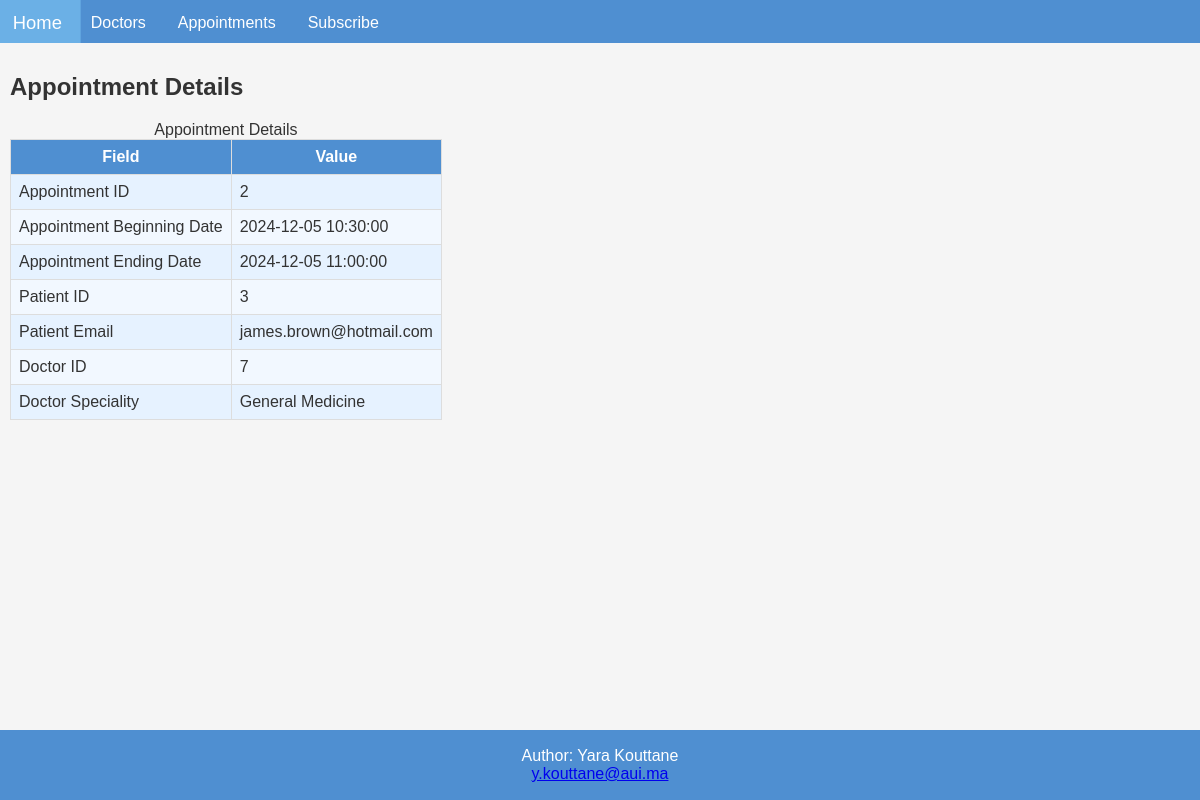
The page /appointments/appointment_details.php?id=2 on the database its author committed.
### tables this page shows
CREATE TABLE APPOINTMENT(
    appointment_id INT PRIMARY KEY AUTO_INCREMENT,
    appointment_date_beg DATETIME NOT NULL,
    appointment_date_end DATETIME NOT NULL,
    patient_id INT NOT NULL,
    doctor_id INT NOT NULL,
    CONSTRAINT has_appointment 
    FOREIGN KEY (patient_id)
    REFERENCES patient(patient_id),
    CONSTRAINT gives_appointment 
    FOREIGN KEY (doctor_id)
    REFERENCES doctor(doctor_id)
);

CREATE TABLE patient(
    patient_id INT PRIMARY KEY AUTO_INCREMENT,
    patient_last_name varchar(64) NOT NULL,
    patient_first_name varchar(64) NOT NULL,
    patient_phone varchar(10) NOT NULL UNIQUE,
    patient_email varchar(64) NOT NULL UNIQUE,
    patient_password varchar(64) NOT NULL
);

CREATE TABLE doctor(
    doctor_id INT PRIMARY KEY AUTO_INCREMENT,
    doctor_last_name varchar(64) NOT NULL,
    doctor_first_name varchar(64) NOT NULL,
    doctor_speciality varchar(64) NOT NULL
);

### appointments/appointment_details.php (the view, shortened to what this page needs)
<!DOCTYPE html>
<html>
<head>
  <link rel="stylesheet" href="css/mystyle.css">
</head>
<body>
    <div class="wrapper">
<?php include '../inc/header.php'; ?>
<div class="content">
<h2>Appointment Details</h2>
<?php
include "../config/init.php";
try {
    if (isset($_GET['id']) && is_numeric($_GET['id'])) {
        $appointment_id = intval($_GET['id']);
        $conn = new PDO("mysql:host=$server;dbname=$db", $user, $password);
        $qry = "SELECT APPOINTMENT_ID, APPOINTMENT_DATE_BEG, APPOINTMENT_DATE_END,
                       P.PATIENT_ID, P.PATIENT_EMAIL,
                       D.DOCTOR_ID, D.DOCTOR_SPECIALITY
                FROM APPOINTMENT A
                JOIN PATIENT P ON A.patient_id = P.PATIENT_ID
                JOIN DOCTOR D ON A.DOCTOR_id = D.DOCTOR_ID
                WHERE APPOINTMENT_ID = :appointment_id;";
        $stmt = $conn->prepare($qry);
        $stmt->execute(['appointment_id' => $appointment_id]);
        $result = $stmt->fetch(PDO::FETCH_ASSOC);
        if ($result) {
            echo "<table>\n";
            echo "<caption>Appointment Details</caption>\n";
            echo "<tr><th>Field</th><th>Value</th></tr>\n";
            echo "<tr><td>Appointment ID</td><td>" . $result['APPOINTMENT_ID'] . "</td></tr>";
            echo "<tr><td>Appointment Beginning Date</td><td>" . $result['APPOINTMENT_DATE_BEG'] . "</td></tr>";
            echo "<tr><td>Appointment Ending Date</td><td>" . $result['APPOINTMENT_DATE_END'] . "</td></tr>";
            echo "<tr><td>Patient ID</td><td>" . $result['PATIENT_ID'] . "</td></tr>";
            echo "<tr><td>Patient Email</td><td>" . $result['PATIENT_EMAIL'] . "</td></tr>";
            echo "<tr><td>Doctor ID</td><td>" . $result['DOCTOR_ID'] . "</td></tr>";
            echo "<tr><td>Doctor Speciality</td><td>" . $result['DOCTOR_SPECIALITY'] . "</td></tr>";
            echo "</table>\n";
        } else {
            echo "<p>No appointment found with ID: $appointment_id</p>";
        }
    } else {
        echo "<p>Invalid or missing appointment ID.</p>";
    }
}
catch(PDOException $e) {
    echo "<p>Error: " . $e->getMessage() . "</p>";
}
?>
</div>
<?php include '../inc/footer.php'; ?>
</div>
</body>
</html>

### css/mystyle.css (style rules this page uses)
* { box-sizing: border-box; font-family: Arial, Helvetica, sans-serif; }
body { margin: 0; font-family: system-ui, -apple-system, BlinkMacSystemFont, 'Segoe UI', Roboto, Oxygen, Ubuntu, Cantarell, 'Open Sans', 'Helvetica Neue', sans-serif; background-color: #ffffff; }
.content { background-color: #f5f5f5; padding: 10px; height: 100%; color: #333333; }
table, th, td { border: 1px solid #dddddd; border-collapse: collapse; }
th { background-color: #4f8fd1; color: white; padding: 8px; }
td { padding: 8px; }
tr:nth-child(even) { background-color: #e6f2ff; color: #333; }
tr:nth-child(odd) { background-color: #f2f8ff; color: #333; }
.wrapper { height: 100vh; display: flex; flex-direction: column; }

### rows shown on the page
appointment: appointment_id "2", appointment_date_beg "2024-12-05 10:30:00", appointment_date_end "2024-12-05 11:00:00", patient.patient_id "3", patient.patient_email "james.brown@hotmail.com", doctor.doctor_id "7", doctor.doctor_speciality "General Medicine"
